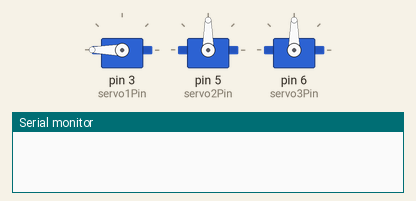
The program below on a simulated Arduino Nano, built with avr-gcc and run on an emulated ATmega328P. Parts: 3 × servo, the last lines printed to the serial monitor.

Above: at 0.1 s.
At 5.1 s:
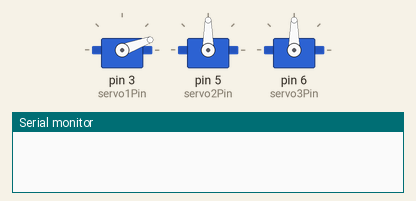
At 8.1 s:
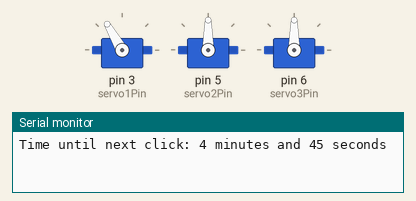
Timing chart, 0 to 9.6 s (numbered marks = the images above):
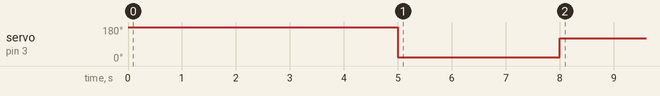

Measured:
- by itself, servo on pin 3 (servo1Pin): 180° → 20° at 5.0 s, → 120° 3.0 s later

The program:

main.cpp
```cpp
#include <Arduino.h>
#include <Servo.h>
#include <math.h>

// Servo objects
Servo servo1; // Base yaw
Servo servo2; // Shoulder pitch
Servo servo3; // Wrist roll

// Pin definitions
const int servo1Pin = 3;
const int servo2Pin = 5;
const int servo3Pin = 6;

// Placeholder dimensions (replace with actual measurements)
const int baseHeight = 50;  // Height of the base (mm)
const int arm1Length = 100; // Length of the first arm segment (mm)
const int arm2Length = 80;  // Length of the second arm segment (mm)

// Angle limits
const int minAngle = 0;
const int maxAngle = 180;

// Function prototypes
void setup();
void loop();
void moveToPosition(float x, float y, float z);

void setup() {
  // Attach servos to pins
  servo1.attach(servo1Pin);
  servo2.attach(servo2Pin);
  servo3.attach(servo3Pin);

  // Set initial positions
  servo1.write(180);

  Serial.begin(9600);

  delay(5000);

  // // sweep through X
  // Serial.println("Sweeping through X");
  // for (int i = 0; i < 180; i++) {
  //   moveToPosition(i, 0, 0);
  //   Serial.println(i);
  //   delay(10);
  // }
  // // sweep through Y
  // Serial.println("Sweeping through Y");
  // for (int i = 0; i < 180; i++) {
  //   moveToPosition(0, i, 0);
  //   Serial.println(i);
  //   delay(10);
  // }
  // // sweep through Z
  // Serial.println("Sweeping through Z");
  // for (int i = 0; i < 180; i++) {
  //   moveToPosition(0, 0, i);
  //   Serial.println(i);
  //   delay(10);
  // }
  // // sweep through X, Y, Z
  // Serial.println("Sweeping through X, Y, Z");
  // for (int i = 0; i < 180; i++) {
  //   moveToPosition(i, i, i);
  //   Serial.println(i);
  //   delay(10);
  // }
  // // reverse sweep through X, Y, Z
  // Serial.println("Reverse sweeping through X, Y, Z");
  // for (int i = 180; i > 0; i--) {
  //   moveToPosition(i, i, i);
  //   Serial.println(i);
  //   delay(10);
  // }
}

void loop() {
  // take in serial input to drive each servo or through the 3d space
  // left hand keyboard for 3d space maneuvering, right hand for independent servo control
  // WS for forward/backward inverse kinematics
  // AD for left/right inverse kinematics
  // QE to go up and down inverse kinematics
  // IK to pitch
  // JL to yaw
  // UO to roll


  // quick script to anti idle my laptop using one servo on my mouse
  // servo1.write(180);
  // delay(600000);
  // servo1.write(0);
  // delay(1000);


  // // Read serial input
  // if (Serial.available() > 0) {
  //   char input = Serial.read();
  //   switch (input) {
  //     case 'w':
  //       moveToPosition(0, 0, 10);
  //       break;
  //     case 's':
  //       moveToPosition(0, 0, -10);
  //       break;
  //     case 'a':
  //       moveToPosition(10, 0, 0);
  //       break;
  //     case 'd':
  //       moveToPosition(-10, 0, 0);
  //       break;
  //     case 'q':
  //       moveToPosition(0, 10, 0);
  //       break;
  //     case 'e':
  //       moveToPosition(0, -10, 0);
  //       break;
  //     case 'i':
  //       servo2.write(servo2.read() + 3);
  //       break;
  //     case 'k':
  //       servo2.write(servo2.read() - 3);
  //       break;
  //     case 'j':
  //       servo1.write(servo1.read() + 3);
  //       break;
  //     case 'l':
  //       servo1.write(servo1.read() - 3);
  //       break;
  //     case 'u':
  //       servo3.write(servo3.read() + 3);
  //       break;
  //     case 'o':
  //       servo3.write(servo3.read() - 3);
  //       break;
  //     default:
  //       break;
  //   }
  // }

  servo1.write(20); // Click down
  delay(3000); // Wait for 3 seconds
  servo1.write(120); // Unclick to neutral position
  int minutes = 4;
  for(int i = 0; i < minutes; i++) {
    Serial.println("Time until next click: " + String(minutes - i) + " minutes and 45 seconds");
    delay(60000); // Wait for 60 seconds
  }
  Serial.println("Time until next click: 45 seconds");
  delay(45000); // Wait for 45 seconds
}


// Function to solve inverse kinematics and move servos
void moveToPosition(float x, float y, float z) {
  // Base rotation angle (yaw)
  float theta1 = atan2(y, x) * 180.0 / M_PI;

  // Calculate distances
  float planarDistance = sqrt(x * x + y * y);
  float totalDistance = sqrt(planarDistance * planarDistance + (z - baseHeight) * (z - baseHeight));

  // Check if the target is reachable
  if (totalDistance > arm1Length + arm2Length || totalDistance < fabs(arm1Length - arm2Length)) {
    Serial.println("Target position out of reach.");
    return;
  }

  // Solve for joint angles using the cosine rule
  float a = atan2(z - baseHeight, planarDistance);
  float b = acos((arm1Length * arm1Length + totalDistance * totalDistance - arm2Length * arm2Length) / (2 * arm1Length * totalDistance));
  float theta2 = (a + b) * 180.0 / M_PI;

  float c = acos((arm1Length * arm1Length + arm2Length * arm2Length - totalDistance * totalDistance) / (2 * arm1Length * arm2Length));
  float theta3 = (180 - c * 180.0 / M_PI);

  // Move servos
  servo1.write(constrain(theta1, minAngle, maxAngle));
  servo2.write(constrain(theta2, minAngle, maxAngle));
  servo3.write(constrain(theta3, minAngle, maxAngle));

  // Debug output
  Serial.print("Moving to: ");
  Serial.print("Theta1: "); Serial.print(theta1);
  Serial.print(", Theta2: "); Serial.print(theta2);
  Serial.print(", Theta3: "); Serial.println(theta3);
}
```

servointerface.cpp
```cpp
// #include "servointerface.h"
// #include <iostream>

// ServoInterface::ServoInterface()
// {
//     angle = 0;
// }

// void ServoInterface::setup(int pin, int range, int lowerPulseWidth, int upperPulseWidth)
// {
//     servo.attach(pin, lowerPulseWidth, upperPulseWidth);
//     this->range = range;
//     setAngle(0);
//     if (doSerialPrint)
//     {
//         Serial.printf("Servo attached to pin %d with range %d\n", pin, range);
//     }
// }

// void ServoInterface::setAngle(int angle)
// {
//     this->angle = angle;
//     servo.write(round(angle * LIBRARY_MAX_ANGLE / range)); // ESP32Servo has a range 0-180 but can be set to other maximums through scaling
//     if (doSerialPrint)
//     {
//         Serial.printf("Servo angle set to %d degrees\n", angle);
//     }
// }

// void ServoInterface::detach()
// {
//     servo.detach();
//     if (doSerialPrint)
//     {
//         Serial.println("Servo detached");
//     }
// }

// void ServoInterface::reset()
// {
//     servo.write(0);
//     if (doSerialPrint)
//     {
//         Serial.println("Servo reset");
//     }
// }

// String ServoInterface::toString()
// {
//     return "Servo with range " + String(range) + " is at angle " + String(angle);
// }

// bool ServoInterface::isAttached()
// {
//     return servo.attached();
// }

// void ServoInterface::incrementAngle(int increment)
// {
//     angle += increment;
//     if (angle < 0)
//     {
//         angle = 0;
//     }
//     else if (angle > range)
//     {
//         angle = range;
//     }
//     setAngle(angle);
//     if (doSerialPrint)
//     {
//         Serial.printf("Servo angle incremented by %d\n", increment);
//     }
// }

// void ServoInterface::setPercentAngle(int percentage)
// {
//     angle = round(range * percentage / 100);
//     setAngle(angle);
//     if (doSerialPrint)
//     {
//         Serial.printf("Servo angle set to %d percent\n", percentage);
//     }
// }

// void ServoInterface::setSerialPrint(bool set)
// {
//     doSerialPrint = set;
// }
```
